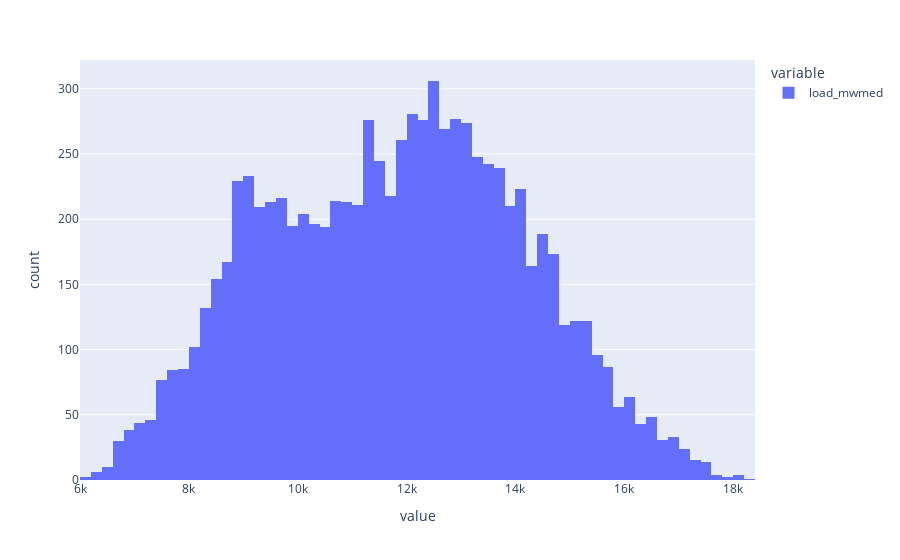

Write notebook code for a chart like this one.
### Code cell
px.histogram(ts.data.load_mwmed)

### Figure 1 — Plotly figure (JSON) as saved in the notebook; plotly's stock layout.template omitted (floating-point values rounded to 4 significant figures; data arrays with more than 128 entries replaced by an {"elided": "..."} marker saying what was removed)
{"data": [{"alignmentgroup": "True", "bingroup": "x", "hovertemplate": "variable=load_mwmed<br>value=%{x}<br>count=%{y}<extra></extra>", "legendgroup": "load_mwmed", "marker": {"color": "#636efa", "pattern": {"shape": ""}}, "name": "load_mwmed", "offsetgroup": "load_mwmed", "orientation": "v", "showlegend": true, "type": "histogram", "x": {"elided": "8760 float values"}, "xaxis": "x", "yaxis": "y"}], "layout": {"barmode": "relative", "legend": {"title": {"text": "variable"}, "tracegroupgap": 0}, "margin": {"t": 60}, "xaxis": {"anchor": "y", "domain": [0, 1], "title": {"text": "value"}}, "yaxis": {"anchor": "x", "domain": [0, 1], "title": {"text": "count"}}}}
